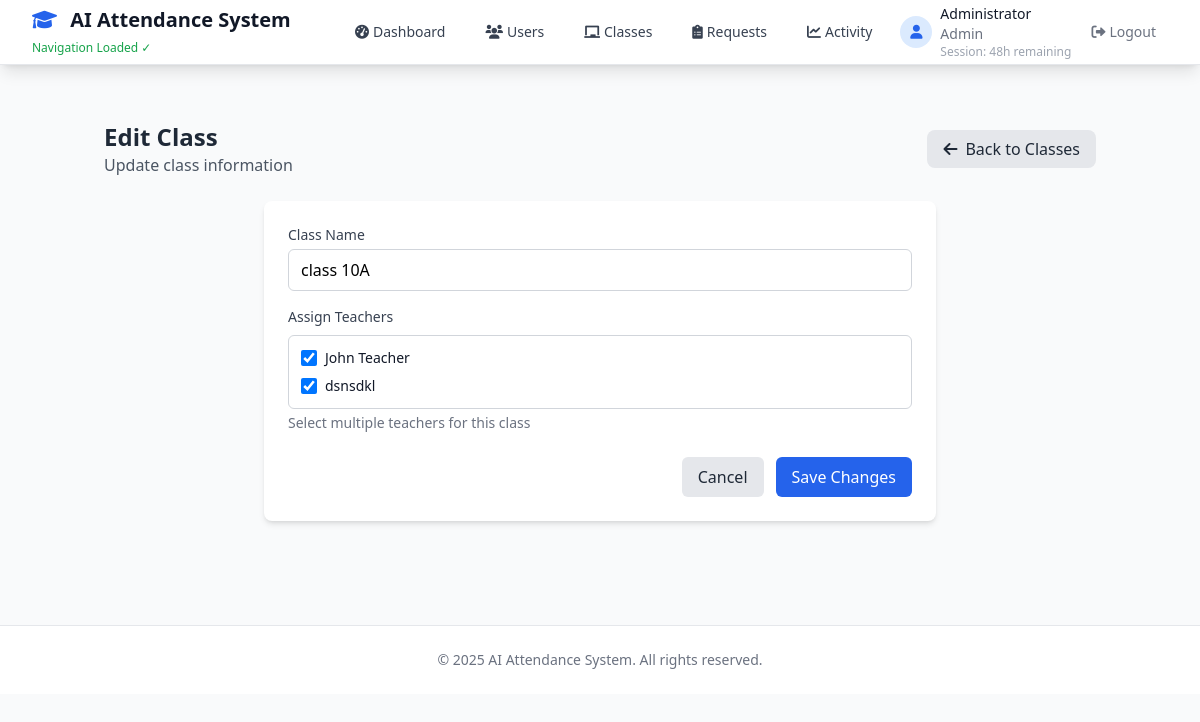
The app's page /admin/classes/edit/6 (signed in) with its own data.
### tables this page shows
CREATE TABLE classes (
                id INTEGER PRIMARY KEY AUTOINCREMENT,
                name TEXT NOT NULL,
                description TEXT,
                created_at TIMESTAMP DEFAULT CURRENT_TIMESTAMP
            );

CREATE TABLE users (
                id INTEGER PRIMARY KEY AUTOINCREMENT,
                username TEXT UNIQUE NOT NULL,
                password_hash TEXT NOT NULL,
                email TEXT UNIQUE NOT NULL,
                name TEXT NOT NULL,
                role TEXT NOT NULL DEFAULT 'student',
                created_at TIMESTAMP DEFAULT CURRENT_TIMESTAMP
            );

### app.py (the view, shortened to what this page needs)
@app.route('/admin/classes/edit/<int:class_id>', methods=['GET', 'POST'])
@admin_required
@track_activity('admin_edit_class')
def admin_edit_class(class_id):
    class_data = class_service.get_class_by_id(class_id)
    if not class_data:
        flash('Class not found', 'error')
        return redirect(url_for('admin_classes'))
    teachers = user_service.get_all_users('teacher')
    class_teachers = class_service.get_class_teachers(class_id)
    current_teacher_ids = [teacher['id'] for teacher in class_teachers]
    return render_template('admin/edit_class.html',
                         class_data=class_data,
                         teachers=teachers,
                         current_teacher_ids=current_teacher_ids)

### app.py (called while the page is built)
@app.context_processor
def inject_session():
    return {'session': session}

### backend/auth.py (called while the page is built)
def admin_required(f):
    @wraps(f)
    def decorated_function(*args, **kwargs):
        if 'user_id' not in session:
            return redirect(url_for('login'))
        if 'login_time' in session:
            login_time = datetime.fromisoformat(session['login_time'])
            if datetime.now() - login_time > timedelta(hours=48):
                session.clear()
                flash('Your session has expired. Please log in again.', 'info')
                return redirect(url_for('login'))
        if session.get('role') != 'admin':
            flash('Access denied. Admin privileges required.', 'error')
            return redirect(url_for('dashboard'))
        return f(*args, **kwargs)
    return decorated_function

def track_activity(activity_type='page_view'):
    def decorator(f):
        @wraps(f)
        def decorated_function(*args, **kwargs):
            result = f(*args, **kwargs)
            if 'user_id' in session:
                try:
                    auth = Auth()
                    auth.log_activity(
                        user_id=session['user_id'],
                        activity_type=activity_type,
                        page_url=request.url,
                        ip_address=request.remote_addr,
                        user_agent=request.headers.get('User-Agent')
                    )
                except:
                    pass  # Don't break the app if activity tracking fails
            return result
        return decorated_function
    return decorator

    def log_activity(self, user_id, activity_type, page_url=None, action_description=None, ip_address=None, user_agent=None):
        return self.activity_model.log_activity(
            user_id=user_id,
            activity_type=activity_type,
            page_url=page_url,
            action_description=action_description,
            ip_address=ip_address,
            user_agent=user_agent
        )

### backend/database.py (called while the page is built)
    def get_db(self):
        conn = sqlite3.connect(self.db_path)
        conn.row_factory = sqlite3.Row
        return conn

### backend/models.py (called while the page is built)
    def get_all(self, role=None):
        conn = self.db.get_db()
        cursor = conn.cursor()
        if role:
            cursor.execute('SELECT * FROM users WHERE role = ? ORDER BY name', (role,))
        else:
            cursor.execute('SELECT * FROM users ORDER BY name')
        users = cursor.fetchall()
        conn.close()
        return users

### templates/admin/edit_class.html (shortened to what this page needs)
{% extends 'layout.html' %}
{% block content %}
<div class="container mx-auto px-4 py-8">
    <div class="flex justify-between items-center mb-6">
        <div>
            <h1 class="text-2xl font-bold text-gray-800">Edit Class</h1>
            <p class="text-gray-600">Update class information</p>
        </div>
        <div>
            <a href="{{ url_for('admin_classes') }}" class="bg-gray-200 hover:bg-gray-300 text-gray-800 px-4 py-2 rounded-lg font-medium transition duration-200">
                <i class="fas fa-arrow-left mr-2"></i>Back to Classes
            </a>
        </div>
    </div>
    <div class="bg-white rounded-lg shadow-md p-6 max-w-2xl mx-auto">
        <form method="POST" action="{{ url_for('admin_edit_class', class_id=class_data.id) }}">
            <div class="mb-4">
                <label for="class_name" class="block text-sm font-medium text-gray-700 mb-1">Class Name</label>
                <input type="text" id="class_name" name="class_name" value="{{ class_data.name }}" required
                       class="w-full px-3 py-2 border border-gray-300 rounded-md focus:outline-none focus:ring-blue-500 focus:border-blue-500">
            </div>
            <div class="mb-6">
                <label class="block text-sm font-medium text-gray-700 mb-2">Assign Teachers</label>
                <div class="bg-white border border-gray-300 rounded-md p-3 max-h-60 overflow-y-auto">
                    {% for teacher in teachers %}
                    <div class="flex items-center mb-2 last:mb-0">
                        <input type="checkbox" id="teacher_{{ teacher.id }}" name="teacher_ids[]" value="{{ teacher.id }}"
                               {% if teacher.id in current_teacher_ids %}checked{% endif %}
                               class="h-4 w-4 text-blue-600 focus:ring-blue-500 border-gray-300 rounded">
                        <label for="teacher_{{ teacher.id }}" class="ml-2 block text-sm text-gray-900">
                            {{ teacher.name }}
                        </label>
                    </div>
                    {% endfor %}
                </div>
                <p class="mt-1 text-sm text-gray-500">Select multiple teachers for this class</p>
            </div>
            <div class="flex justify-end space-x-3">
                <a href="{{ url_for('admin_classes') }}" class="bg-gray-200 hover:bg-gray-300 text-gray-800 px-4 py-2 rounded-md transition duration-200">
                    Cancel
                </a>
                <button type="submit" class="bg-blue-600 hover:bg-blue-700 text-white px-4 py-2 rounded-md transition duration-200">
                    Save Changes
                </button>
            </div>
        </form>
    </div>
</div>
{% endblock %}

### records on screen
classes: class_name "class 10A"
users: id "☑", name "John Teacher"
users: id "☑", name "dsnsdkl"

### other values on screen
{{ session.name }} "Administrator"
{{ session.role }} "Admin"
